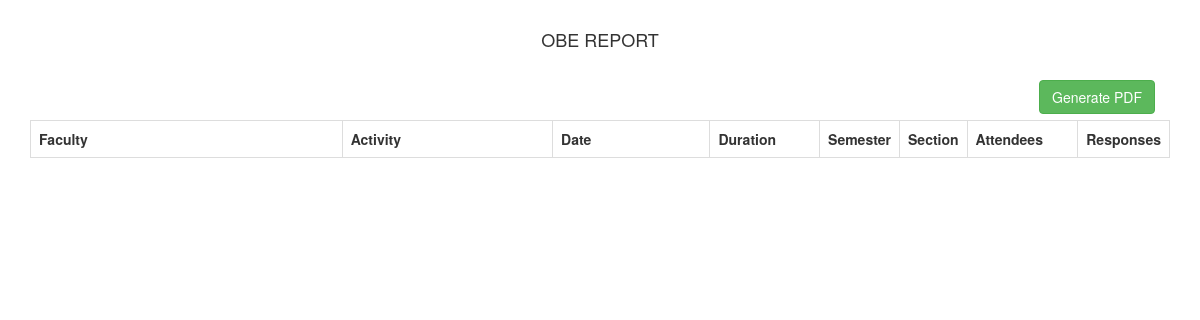
Before: /report.php with the older database file.
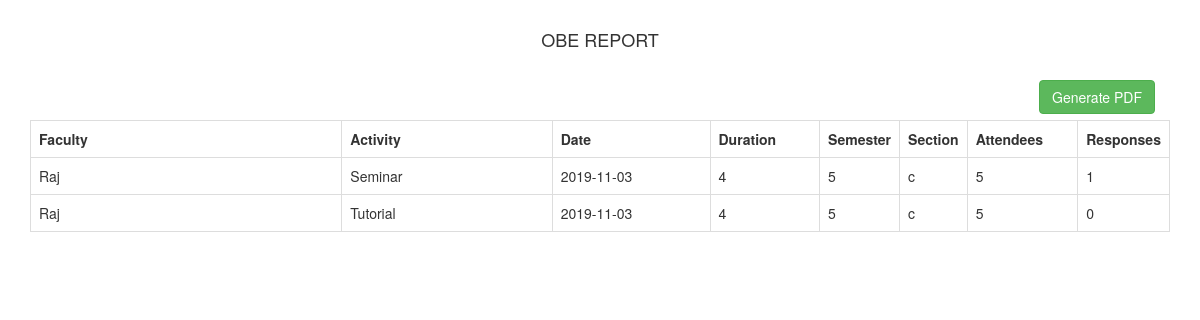
After: the same page with the newer database file.
### tables this page shows
CREATE TABLE `teacherform` (
  `form_id` int(11) NOT NULL,
  `user_id` varchar(100) NOT NULL,
  `activity_type` varchar(100) NOT NULL,
  `date` date NOT NULL,
  `attendees` varchar(10) NOT NULL,
  `duration` varchar(10) NOT NULL,
  `semester` varchar(2) NOT NULL,
  `section` varchar(2) NOT NULL,
  `q_1` varchar(500) NOT NULL,
  `p_1` varchar(2) NOT NULL,
  `c_1` varchar(2) NOT NULL,
  `q_2` varchar(500) NOT NULL,
  `p_2` varchar(2) NOT NULL,
  `c_2` varchar(2) NOT NULL,
  `q_3` varchar(500) NOT NULL,
  `p_3` varchar(2) NOT NULL,
  `c_3` varchar(2) NOT NULL,
  `q_4` varchar(500) NOT NULL,
  `p_4` varchar(2) NOT NULL,
  `c_4` varchar(2) NOT NULL,
  `q_5` varchar(500) NOT NULL,
  `p_5` varchar(2) NOT NULL,
  `c_5` varchar(2) NOT NULL
);

CREATE TABLE `user` (
  `username` varchar(100) NOT NULL,
  `name` varchar(100) NOT NULL,
  `password` varchar(100) NOT NULL,
  `designation` varchar(15) NOT NULL
);

### report.php (the view, shortened to what this page needs)
<?php
 function fetch_data()
 {
      $output = '';
      $conn = new mysqli("localhost", "root", "","OBE") or die("Connect failed: %s\n". $conn -> error);
      $sql = "SELECT * FROM teacherform";
      $result = mysqli_query($conn, $sql);
      while($row = mysqli_fetch_array($result))
      {         $fid = $row['form_id'];
    $sql = "SELECT count(*) FROM `studentresponse` WHERE tform_id='$fid'";
        $res = mysqli_query($conn,$sql);
        $r=mysqli_fetch_array($res);
        $u=$row["user_id"];
        $sql = "SELECT name FROM user WHERE username='$u'";
        $res = mysqli_query($conn,$sql);
        $a=mysqli_fetch_array($res);
      $output .= '<tr>    <td>'.$a[0].'</td>
                          <td>'.$row["activity_type"].'</td>
                          <td>'.$row["date"].'</td>
                          <td>'.$row["duration"].'</td>
                          <td>'.$row["semester"].'</td>
                          <td>'.$row["section"].'</td>
                          <td>'.$row["attendees"].'</td>
                          <td>'.$r[0].'</td>
                     </tr>
                          ';
      }
      return $output;
 }
 ?>
 <!DOCTYPE html>
 <html>
      <head>
           <link rel="stylesheet" href="https://maxcdn.bootstrapcdn.com/bootstrap/3.3.6/css/bootstrap.min.css" />
      </head>
      <body>
           <br />
           <div class="container">
                <h4 align="center"> OBE REPORT</h4><br />
                <div class="table-responsive">
                    <div class="col-md-12" align="right">
                     <form method="post">
                          <input type="submit" name="generate_pdf" class="btn btn-success" value="Generate PDF" />
                     </form>
                     </div>
                     <br/>
                     <br/>
                     <table class="table table-bordered">
                          <tr>
                              <th width="30%">Faculty</th>
                <th width="20%">Activity</th>
                <th width="15%">Date</th>
                <th width="10%">Duration </th>
                <th width="5%">Semester</th>
                <th width="5%">Section</th>
                <th width="10%">Attendees</th>
                <th width="5%">Responses</th>
                          </tr>
                     <?php
                     echo fetch_data();
                     ?>
                     </table>
                </div>
           </div>
      </body>
</html>

Changed rows visible on the page:
added teacherform: user.name "Raj", activity_type "Seminar", date "2019-11-03", duration "4", semester "5", section "c", attendees "5", r "1"
added teacherform: user.name "Raj", activity_type "Tutorial", date "2019-11-03", duration "4", semester "5", section "c", attendees "5", r "0"
